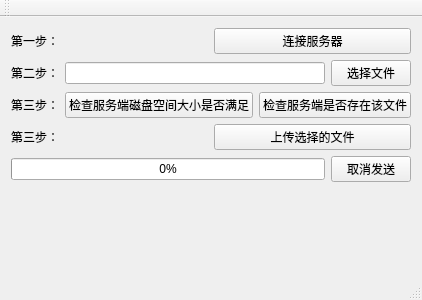
<?xml version="1.0" encoding="UTF-8"?>
<ui version="4.0">
 <class>MainWindow</class>
 <widget class="QMainWindow" name="MainWindow">
  <property name="geometry">
   <rect>
    <x>0</x>
    <y>0</y>
    <width>400</width>
    <height>300</height>
   </rect>
  </property>
  <property name="windowTitle">
   <string>MainWindow</string>
  </property>
  <widget class="QWidget" name="centralWidget">
   <layout class="QVBoxLayout" name="verticalLayout">
    <item>
     <layout class="QHBoxLayout" name="horizontalLayout_2">
      <item>
       <widget class="QLabel" name="label">
        <property name="text">
         <string>第一步：</string>
        </property>
       </widget>
      </item>
      <item>
       <widget class="QPushButton" name="btn_connect">
        <property name="text">
         <string>连接服务器</string>
        </property>
       </widget>
      </item>
     </layout>
    </item>
    <item>
     <layout class="QHBoxLayout" name="horizontalLayout_3">
      <item>
       <widget class="QLabel" name="label_2">
        <property name="text">
         <string>第二步：</string>
        </property>
       </widget>
      </item>
      <item>
       <layout class="QHBoxLayout" name="horizontalLayout">
        <item>
         <widget class="QLineEdit" name="lineEdit"/>
        </item>
        <item>
         <widget class="QPushButton" name="btn_selectFile">
          <property name="text">
           <string>选择文件</string>
          </property>
         </widget>
        </item>
       </layout>
      </item>
     </layout>
    </item>
    <item>
     <layout class="QHBoxLayout" name="horizontalLayout_6">
      <item>
       <widget class="QLabel" name="label_4">
        <property name="text">
         <string>第三步：</string>
        </property>
       </widget>
      </item>
      <item>
       <widget class="QPushButton" name="btn_freeDiskCheck">
        <property name="text">
         <string>检查服务端磁盘空间大小是否满足</string>
        </property>
       </widget>
      </item>
      <item>
       <widget class="QPushButton" name="btn_isExistFile">
        <property name="text">
         <string>检查服务端是否存在该文件</string>
        </property>
       </widget>
      </item>
     </layout>
    </item>
    <item>
     <layout class="QHBoxLayout" name="horizontalLayout_4">
      <item>
       <widget class="QLabel" name="label_3">
        <property name="text">
         <string>第三步：</string>
        </property>
       </widget>
      </item>
      <item>
       <widget class="QPushButton" name="btn_upFile">
        <property name="text">
         <string>上传选择的文件</string>
        </property>
       </widget>
      </item>
     </layout>
    </item>
    <item>
     <layout class="QHBoxLayout" name="horizontalLayout_5">
      <item>
       <widget class="QProgressBar" name="progressBar">
        <property name="maximum">
         <number>100</number>
        </property>
        <property name="value">
         <number>0</number>
        </property>
       </widget>
      </item>
      <item>
       <widget class="QPushButton" name="btn_cancel">
        <property name="text">
         <string>取消发送</string>
        </property>
       </widget>
      </item>
     </layout>
    </item>
    <item>
     <spacer name="verticalSpacer">
      <property name="orientation">
       <enum>Qt::Vertical</enum>
      </property>
      <property name="sizeHint" stdset="0">
       <size>
        <width>20</width>
        <height>85</height>
       </size>
      </property>
     </spacer>
    </item>
   </layout>
  </widget>
  <widget class="QMenuBar" name="menuBar">
   <property name="geometry">
    <rect>
     <x>0</x>
     <y>0</y>
     <width>400</width>
     <height>23</height>
    </rect>
   </property>
  </widget>
  <widget class="QToolBar" name="mainToolBar">
   <attribute name="toolBarArea">
    <enum>TopToolBarArea</enum>
   </attribute>
   <attribute name="toolBarBreak">
    <bool>false</bool>
   </attribute>
  </widget>
  <widget class="QStatusBar" name="statusBar"/>
 </widget>
 <layoutdefault spacing="6" margin="11"/>
 <resources/>
 <connections/>
</ui>
